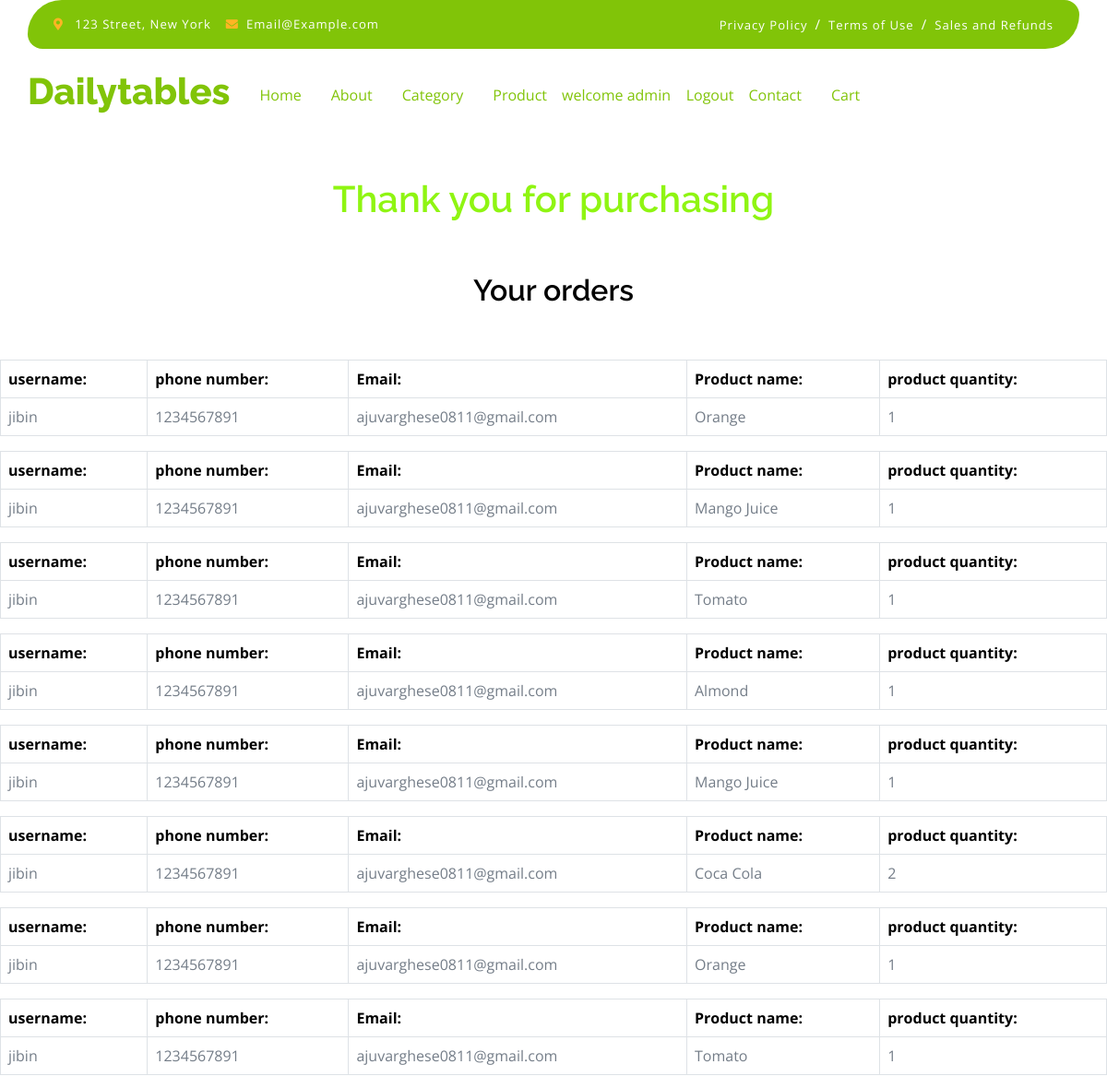
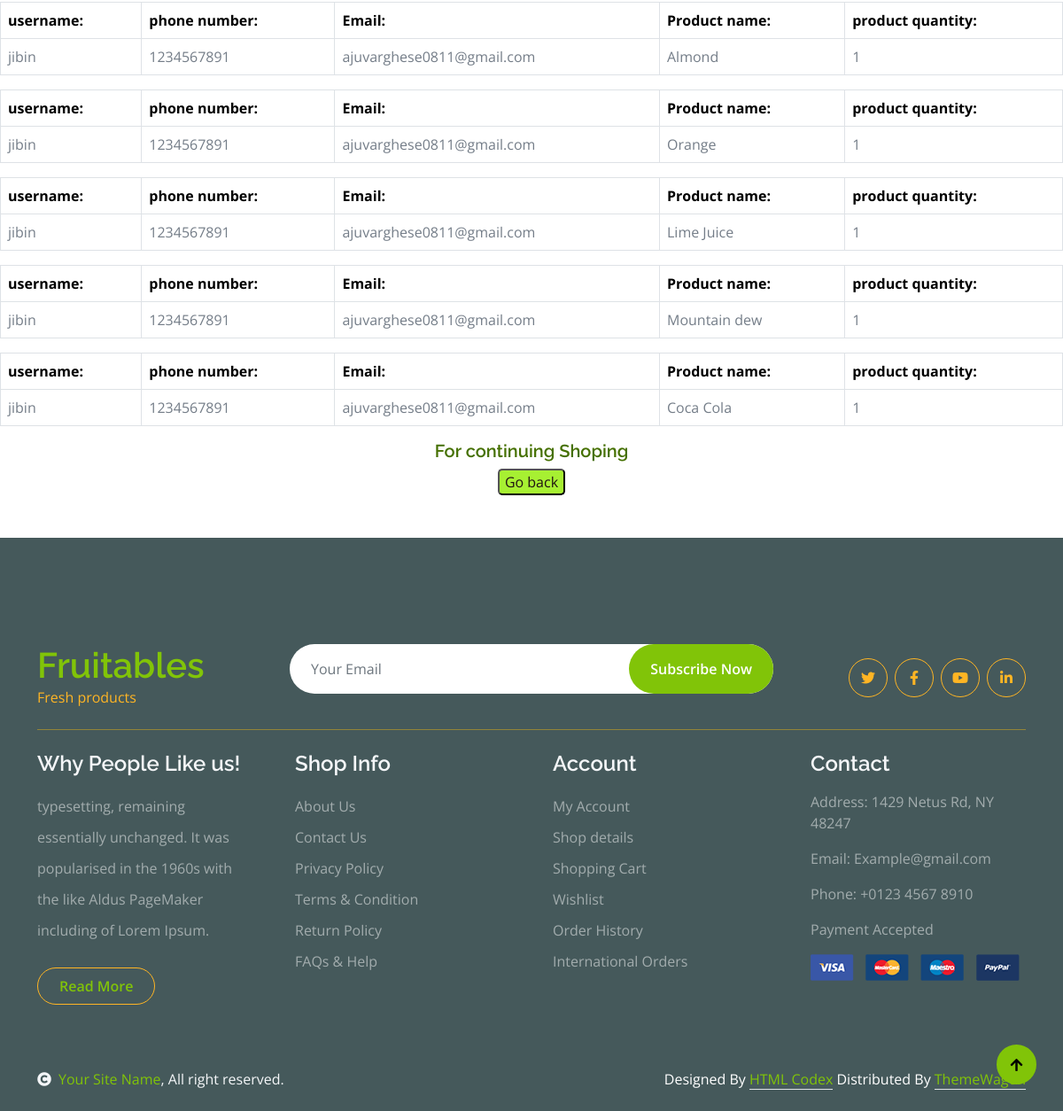
Screenshot of /success (signed in) with the database file from the repository (2 pictures, top to bottom).
### Userapp/models.py (models this page shows)
class Checkout(models.Model):
   usercheckout = models.ForeignKey(Fruitregister,on_delete=models.CASCADE)
   checkoutcart = models.ForeignKey(Cart,on_delete=models.CASCADE)
   address = models.CharField(max_length=20)
   city = models.CharField(max_length=20)
   country = models.CharField(max_length=20)
   postcode = models.CharField(max_length=20)

class Fruitregister(models.Model):
   UserName =  models.CharField(max_length=20)
   Password =  models.CharField(max_length=10)
   EmailId = models.EmailField(null=True)
   Phonenumber = models.IntegerField()

class Cart(models.Model):
   cartuser = models.ForeignKey(Fruitregister,on_delete=models.CASCADE)
   cartproduct = models.ForeignKey(Products,on_delete=models.CASCADE)
   quantity = models.IntegerField()
   total = models.IntegerField()
   status = models.IntegerField(default=0)

### Adminapp/models.py (models this page shows)
class Products(models.Model):
 ProductName = models.CharField(max_length=20)
 Price = models.IntegerField()
 Productcategory = models.CharField(max_length=20)
 img = models.ImageField(upload_to= 'image', default='null.jpeg')

### Userapp/views.py (the view)
# urls.py: path('success',views.success,name='success'),
def success(request):
  s = request.session.get('u_id')
  data= Checkout.objects.filter(usercheckout=s)
  return render (request,'success.html',{'data':data})

### Userapp/templates/success.html (shortened to what this page needs)
{% extends 'vegefruti.html' %}
{% block body %}
<br></br><br></br><br></br><br></br>
<h1 style="text-align: center; color: rgb(143, 245, 18);">Thank you for purchasing</h1>
<br></br>
<center><h2 style="color: black;">Your orders </center>
<br></br>
{% for i in data %}
<div>
<table class="table table-bordered">
<tr>
<th style="color: black;">username:</th>
<th style="color: black;">phone number:</th>
<th style="color: black;">Email:</th>
<th style="color: black;">Product name:</th>
<th style="color: black;">product quantity:</th>
</tr>
<tr>
  <td>{{i.usercheckout.UserName}}</td>
  <td>{{i.usercheckout.Phonenumber}}</td>
  <td>{{i.usercheckout.EmailId}}</td>
  <td>{{i.checkoutcart.cartproduct.ProductName}}</td>
  <td>{{i.checkoutcart.quantity}}</td>
</tr>
{% endfor %}
</div>
</table>
<center>
<h5 style="color: rgb(69, 112, 1);">For continuing Shoping</h5>
<button style="background-color: rgb(167, 240, 50); border-radius: 5px;"><a href="{% url 'checkout' %}" class="cart-btn" style="color:rgb(32, 18, 18)">Go back</button>
</center>
{% endblock %}

### rows the page displays
Checkout: usercheckout.UserName "jibin", usercheckout.Phonenumber "1234567891", usercheckout.EmailId "ajuvarghese0811@gmail.com", checkoutcart.cartproduct.ProductName "Orange", checkoutcart.quantity "1"
Checkout: usercheckout.UserName "jibin", usercheckout.Phonenumber "1234567891", usercheckout.EmailId "ajuvarghese0811@gmail.com", checkoutcart.cartproduct.ProductName "Mango Juice", checkoutcart.quantity "1"
Checkout: usercheckout.UserName "jibin", usercheckout.Phonenumber "1234567891", usercheckout.EmailId "ajuvarghese0811@gmail.com", checkoutcart.cartproduct.ProductName "Tomato", checkoutcart.quantity "1"
Checkout: usercheckout.UserName "jibin", usercheckout.Phonenumber "1234567891", usercheckout.EmailId "ajuvarghese0811@gmail.com", checkoutcart.cartproduct.ProductName "Almond", checkoutcart.quantity "1"
Checkout: usercheckout.UserName "jibin", usercheckout.Phonenumber "1234567891", usercheckout.EmailId "ajuvarghese0811@gmail.com", checkoutcart.cartproduct.ProductName "Mango Juice", checkoutcart.quantity "1"
Checkout: usercheckout.UserName "jibin", usercheckout.Phonenumber "1234567891", usercheckout.EmailId "ajuvarghese0811@gmail.com", checkoutcart.cartproduct.ProductName "Coca Cola", checkoutcart.quantity "2"
Checkout: usercheckout.UserName "jibin", usercheckout.Phonenumber "1234567891", usercheckout.EmailId "ajuvarghese0811@gmail.com", checkoutcart.cartproduct.ProductName "Orange", checkoutcart.quantity "1"
Checkout: usercheckout.UserName "jibin", usercheckout.Phonenumber "1234567891", usercheckout.EmailId "ajuvarghese0811@gmail.com", checkoutcart.cartproduct.ProductName "Tomato", checkoutcart.quantity "1"
Checkout: usercheckout.UserName "jibin", usercheckout.Phonenumber "1234567891", usercheckout.EmailId "ajuvarghese0811@gmail.com", checkoutcart.cartproduct.ProductName "Almond", checkoutcart.quantity "1"
Checkout: usercheckout.UserName "jibin", usercheckout.Phonenumber "1234567891", usercheckout.EmailId "ajuvarghese0811@gmail.com", checkoutcart.cartproduct.ProductName "Orange", checkoutcart.quantity "1"
Checkout: usercheckout.UserName "jibin", usercheckout.Phonenumber "1234567891", usercheckout.EmailId "ajuvarghese0811@gmail.com", checkoutcart.cartproduct.ProductName "Lime Juice", checkoutcart.quantity "1"
Checkout: usercheckout.UserName "jibin", usercheckout.Phonenumber "1234567891", usercheckout.EmailId "ajuvarghese0811@gmail.com", checkoutcart.cartproduct.ProductName "Mountain dew", checkoutcart.quantity "1"
Checkout: usercheckout.UserName "jibin", usercheckout.Phonenumber "1234567891", usercheckout.EmailId "ajuvarghese0811@gmail.com", checkoutcart.cartproduct.ProductName "Coca Cola", checkoutcart.quantity "1"

### other values shown
{{ request.session.username_u }} "admin"
